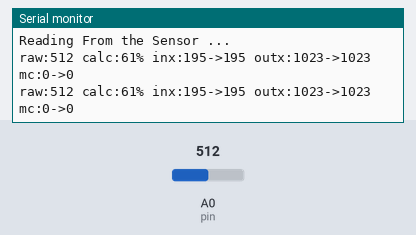
Simulated run of this sketch. Board: Arduino Uno, built with avr-gcc and run on an emulated ATmega328P. On the bench: the last lines printed to the serial monitor. The test bench sets the inputs (shaded band); at power-on: A0 (pin) = 512.

Above: at 1.7 s.
1.8 s: A0 (pin) set to 716
At 3.1 s:
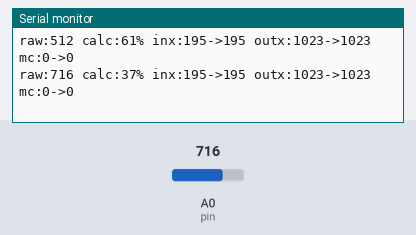
3.3 s: A0 (pin) set to 900
At 4.3 s:
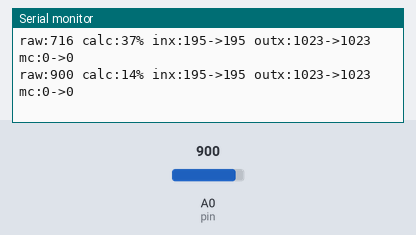
Timing chart, 0 to 6.3 s (numbered marks = the images above; inputs shaded):
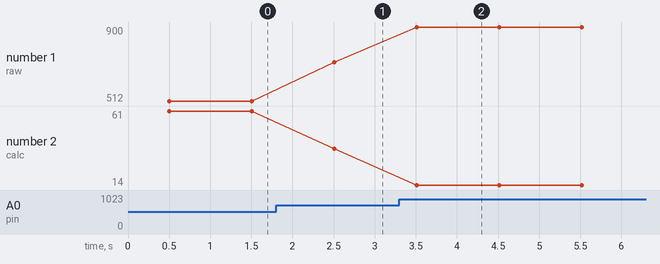

The sketch:

002-Capacitive_hygrometer_soil_moisture_detection_sensor.ino
```cpp
// http://www.circuitstoday.com/arduino-soil-moisture-sensor

// Sketch uses 4204 bytes (13%) of program storage space. Maximum is 30720 bytes.
// Global variables use 282 bytes (13%) of dynamic memory, leaving 1766 bytes for local variables. Maximum is 2048 bytes.

/***************************************************
 This example reads Capacitive Soil Moisture Sensor.

 Created 2015-10-21
 By berinie Chen <bernie.chen@dfrobot.com>

 GNU Lesser General Public License.
 See <http://www.gnu.org/licenses/> for details.
 All above must be included in any redistribution
 ****************************************************/


int pin = A0;

// Millis() uses unsigned longs which is a 32 bit number.  Translates to around 4 billion millseconds (4294967296 if you're feeling pedantic) or 49 days and 17 hours........
// https://forum.arduino.cc/index.php?topic=43858.msg317785#msg317785
class Metronombyte {
  protected:
    byte f = 1; // first loop - don't increment
    byte i; // init
    byte r; // rhythm
    byte s; // state
  public:
    Metronombyte(byte rhythm, byte init = 0): r(rhythm), i(init) {}
    void loop() {
      if (f) {

        f = 0;
      }
      else {

        i += 1;

        if (i == r) {

            i = 0;
        }
      }

      s = (i % r);
//      Serial.println((String)"r: " + r + " i: " + i + " s: " + s + " c: " + (s == 0 ? "true" : "false"));
    }
    bool on() {
      return s == 0;
    }
};

class Hygrometer {
  protected:

    byte pin;

    //int out = 1023; // after autocalibration
    int out; // = 1023;

    // it can reach value around 196 if suddenly placed in water
    //int in = 195; // after autocalibration
    int in; // = 195;

    // the purpose of autocalibration is to find most extreme values
    // in air and in the water
    // WARNING: zero this number ON PRODUCTION to stop allowing autocalibration
    int mcx; // = 60;

    // -----------

    int outx = out;

    int inx = in;

    byte mapped = 0;

    int raw = 0;
  public:
    Hygrometer(byte pin, int in, int out, int maxcalibratepoints = 0):
      pin(pin),
      in(in),
      out(out),
      mcx(maxcalibratepoints)
    {}
    void loop(byte calibratecycle = 0) {

      raw = analogRead(pin);

      if (calibratecycle) {

        if (raw < inx && mcx > 0) {

          Serial.println("inx -1");

          inx -= 1;

          mcx -= 1;
        }

        if (raw > outx && mcx > 0) {

          Serial.println("outx +1");

          outx += 1;

          mcx -= 1;
        }
      }

      mapped = map(raw, outx, inx, 0, 100);
    }
    byte get() {
      return mapped;
    }

    // normally on production you can comment those functions out
    int getInx() {
      return inx;
    }
    int getOutx() {
      return outx;
    }
    int getOut() {
      return out;
    }
    int getIn() {
      return in;
    }
    int getMcx() {
      return mcx;
    }
    int getMapped() {
      return mapped;
    }
    int getRaw() {
      return raw;
    }
};

int mcx = 0;

Hygrometer h(pin, 195, 1023, 0);
//Hygrometer h(pin, 200, 900, 20);

Metronombyte m(10);

void setup() {

   Serial.begin(9600);

   Serial.println("Reading From the Sensor ...");

   delay(500);
}

void loop() {

    m.loop();

    h.loop(m.on() ? 1 : 0);

    if (m.on()) {

        Serial.print((String)"raw:" + h.getRaw() + " calc:" + h.get() + "% inx:" + h.getIn() + "->" + h.getInx() + " outx:" + h.getOut() + "->" + h.getOutx() + " mc:" + mcx + "->" + h.getMcx());

        Serial.println("");
    }
   delay(100); // get rid of this delay, don't know at the moment how
 }
```

Measured:
- after the input at 1.8 s, the serial monitor: prints a new line after 0.71 s (image 1)
- after the input at 3.3 s, the serial monitor: prints a new line after 0.21 s (image 2)
- plotted number 1: 512 → 716 after the input at 1.8 s, 716 → 900 after the input at 3.3 s
- plotted number 2: 61 → 37 after the input at 1.8 s, 37 → 14 after the input at 3.3 s
